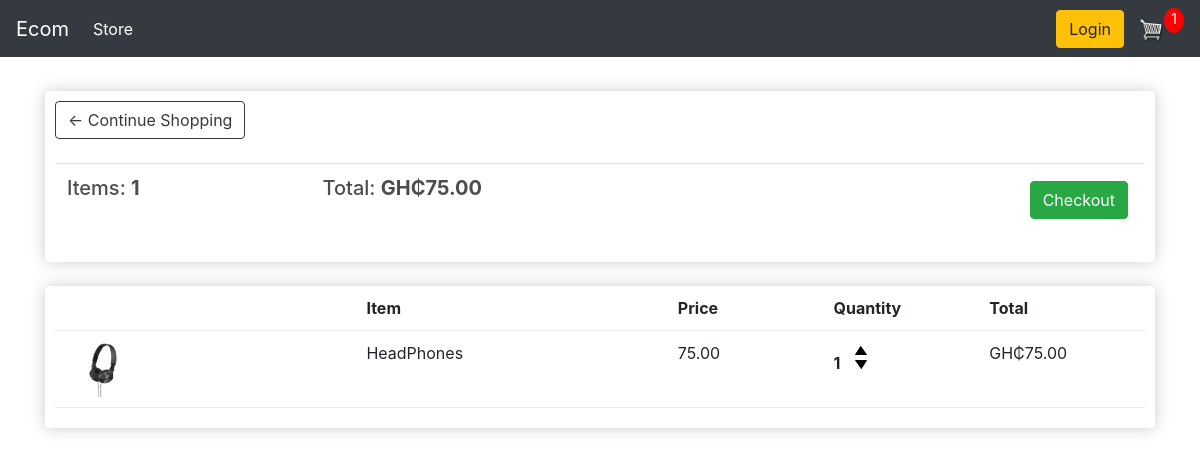
The app's page /cart/ (signed in) with its own data.
### store/models.py (models this page shows, shortened)
class Order(models.Model):
    customer = models.ForeignKey(Customer, on_delete=models.SET_NULL, null=True, blank=True)
    date_ordered = models.DateTimeField(auto_now_add=True)
    complete = models.BooleanField(default=False, null=True, blank=False)
    transaction_id = models.CharField(max_length=200, null=True)
    @property
    def get_cart_total(self):
        orderitems = self.orderitem_set.all()
        total = sum([item.get_total for item in orderitems])
        return total
    def get_cart_items(self):
        orderitems = self.orderitem_set.all()
        total = sum([item.quantity for item in orderitems])
        return total

class OrderItem(models.Model):
    product = models.ForeignKey(Product, on_delete=models.SET_NULL, null=True, blank=True)
    order = models.ForeignKey(Order, on_delete=models.SET_NULL, null=True, blank=True)
    quantity = models.IntegerField(null=True, blank=True, default=0)
    date_added = models.DateTimeField(auto_now_add=True)
    @property
    def get_total(self):
        total = self.product.price * self.quantity
        return total

class Product(models.Model):
    name = models.CharField(max_length=200, null=True)
    price = models.DecimalField(max_digits=7, decimal_places=2)
    digital = models.BooleanField(default=False, null=True, blank=True)
    image = models.ImageField(null=True, blank=True)
    @property
    def imageURL(self):
        try:
            url = self.image.url
        except:
            url = ''
        return url

### store/views.py (the view)
# urls.py: path('cart/', views.cart, name='cart'),
def cart(request):
    if request.user.is_authenticated:
        customer = request.user.customer
        order, created = Order.objects.get_or_create(customer=customer, complete=False)
        items = order.orderitem_set.all()
        cartItems = order.get_cart_items
    else:
        items = []
        order = {'get_cart_total': 0, 'get_cart_items': 0, 'shipping': False }
        cartItems = order['get_cart_items']
    context = {'items': items, 'order': order, 'cartItems': cartItems}
    return render(request, 'store/cart.html', context)

### store/templates/store/cart.html
{% extends 'store/main.html' %}
{% load static %}
{% block content %}
    <div class="row">
        <div class="col-lg-12">
            <div class="box-element">
                <a class="btn btn-outline-dark" href="{% url 'store' %}">&#x2190; Continue Shopping</a>
                <br>
                <br>
                <table class="table">
                    <tr>
                        <th><h5>Items: <strong>{{ order.get_cart_items }}</strong></h5></th>
                        <th><h5>Total: <strong>GH₵{{ order.get_cart_total|floatformat:2 }}</strong></h5></th>
                        <th>
                            <a style="float:right; margin:5px;" href="{% url 'checkout' %}" class="btn btn-success">
                                Checkout
                            </a>
                        </th>
                    </tr>
                </table>
            </div>
            <br>
            <div class="box-element">
                <div class="cart-row">
                    <div style="flex: 2;"></div>
                    <div style="flex: 2;"><strong>Item</strong></div>
                    <div style="flex: 1;"><strong>Price</strong></div>
                    <div style="flex: 1;"><strong>Quantity</strong></div>
                    <div style="flex: 1;"><strong>Total</strong></div>
                </div>
                {% for item in items %}
                <div class="cart-row">
					<div style="flex:2"><img class="row-image" src="{{ item.product.imageURL }}"></div>
					<div style="flex:2"><p>{{item.product.name}}</p></div>
					<div style="flex:1"><p>{{item.product.price|floatformat:2}}</p></div>
					<div style="flex:1">
						<p class="quantity">{{item.quantity}}</p>
						<div class="quantity">
							<img data-product="{{ item.product.id }}" data-action="add" class="chg-quantity update-cart" src="{% static  'images/arrow-up.png' %}">
							<img data-product="{{ item.product.id }}" data-action="remove" class="chg-quantity update-cart" src="{% static  'images/arrow-down.png' %}">
						</div>
					</div>
					<div style="flex:1"><p>GH₵{{item.get_total|floatformat:2}}</p></div>
				</div>
                {% endfor %}
            </div>
        </div>
    </div>
{% endblock content %}

### store/templates/store/main.html (shortened to what this page needs)
<!DOCTYPE html>
{% load static  %}
<html lang="en">
<head>
    <link rel="stylesheet" type="text/css" href="{% static 'css/main.css' %}">
    <link rel="stylesheet" href="https://stackpath.bootstrapcdn.com/bootstrap/4.4.1/css/bootstrap.min.css">
</head>
<body>
    <nav class="navbar navbar-expand-lg navbar-dark bg-dark">
        <a class="navbar-brand" href="{% url 'store' %}">Ecom</a>
        <div class="collapse navbar-collapse" id="navbarSupportedContent">
          <ul class="navbar-nav mr-auto">
            <li class="nav-item active">
              <a class="nav-link" href="{% url 'store' %}">Store <span class="sr-only">(current)</span></a>
            </li>
          </ul>
          <div class="form-inline my-2 my-lg-0">
               <a href="#"class="btn btn-warning">Login</a>
               <a href="{% url 'cart' %}">
                  <img  id="cart-icon" src="{% static 'images/cart.png' %}">
              </a>
              <p id="cart-total">{{cartItems}}</p>
          </div>
        </div>
      </nav>
    <div class="container">
        <br>
        {% block content %}
        {% endblock content %}
    </div>
</body>
</html>

### static/css/main.css (style rules this page uses)
body { background-color: hsl(0, 0%, 98%); }
h1,h2,h3,h4,h5,h6 { color:hsl(0, 0%, 30%); }
.box-element { box-shadow:hsl(0, 0%, 80%) 0 0 16px; background-color: #fff; border-radius: 4px; padding: 10px; }
.bg-dark { background-color: #4f868c!important; }
#cart-icon { width:25px; display: inline-block; margin-left: 15px; }
#cart-total { display: block; text-align: center; color:#fff; background-color: red; width: 20px; height: 25px; border-radius: 50%; font-size: 14px; }
.col-lg-4, .col-lg-6, .col-lg-8, .col-lg-12 { margin-top: 10px; }
.btn { border-radius: 0; }
.row-image { width: 100px; }
.cart-row { display: flex; align-items: flex-stretch; padding-bottom: 10px; margin-bottom: 10px; border-bottom: 1px solid #ececec; }
.quantity { display: inline-block; font-weight: 700; padding-right:10px; }
.chg-quantity { width: 12px; cursor: pointer; display: block; margin-top: 5px; transition:.1s; }

### records on screen
Order: id.quantity "1", get_cart_items "1", get_cart_total "75.00"
OrderItem: product.imageURL (picture), product.name "HeadPhones", product.price "75.00", quantity "1", get_total "75.00"
